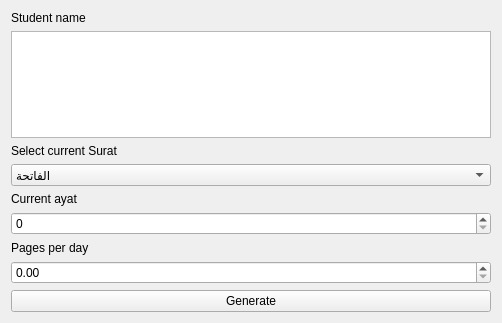
<?xml version="1.0" encoding="UTF-8"?>
<ui version="4.0">
 <class>Form</class>
 <widget class="QWidget" name="Form">
  <property name="geometry">
   <rect>
    <x>0</x>
    <y>0</y>
    <width>502</width>
    <height>323</height>
   </rect>
  </property>
  <property name="windowTitle">
   <string>Form</string>
  </property>
  <layout class="QVBoxLayout" name="verticalLayout">
   <item>
    <widget class="QLabel" name="label">
     <property name="text">
      <string>Student name</string>
     </property>
    </widget>
   </item>
   <item>
    <widget class="QTextEdit" name="textEdit"/>
   </item>
   <item>
    <widget class="QLabel" name="label_2">
     <property name="text">
      <string>Select current Surat</string>
     </property>
    </widget>
   </item>
   <item>
    <widget class="QComboBox" name="comboBox">
     <item>
      <property name="text">
       <string>الفاتحة</string>
      </property>
     </item>
     <item>
      <property name="text">
       <string>البقرة</string>
      </property>
     </item>
     <item>
      <property name="text">
       <string>آل عمران</string>
      </property>
     </item>
     <item>
      <property name="text">
       <string>النساء</string>
      </property>
     </item>
     <item>
      <property name="text">
       <string>المائدة</string>
      </property>
     </item>
     <item>
      <property name="text">
       <string>الأنعام</string>
      </property>
     </item>
     <item>
      <property name="text">
       <string>الأعراف</string>
      </property>
     </item>
     <item>
      <property name="text">
       <string>الأنفال</string>
      </property>
     </item>
     <item>
      <property name="text">
       <string>التوبة</string>
      </property>
     </item>
     <item>
      <property name="text">
       <string>يونس</string>
      </property>
     </item>
     <item>
      <property name="text">
       <string>هود</string>
      </property>
     </item>
     <item>
      <property name="text">
       <string>يوسف</string>
      </property>
     </item>
     <item>
      <property name="text">
       <string>الرعد</string>
      </property>
     </item>
     <item>
      <property name="text">
       <string>إبراهيم</string>
      </property>
     </item>
     <item>
      <property name="text">
       <string>الحجر</string>
      </property>
     </item>
     <item>
      <property name="text">
       <string>النحل</string>
      </property>
     </item>
     <item>
      <property name="text">
       <string>الإسراء</string>
      </property>
     </item>
     <item>
      <property name="text">
       <string>الكهف</string>
      </property>
     </item>
     <item>
      <property name="text">
       <string>مريم</string>
      </property>
     </item>
     <item>
      <property name="text">
       <string>طه</string>
      </property>
     </item>
     <item>
      <property name="text">
       <string>الأنبياء</string>
      </property>
     </item>
     <item>
      <property name="text">
       <string>الحج</string>
      </property>
     </item>
     <item>
      <property name="text">
       <string>المؤمنون</string>
      </property>
     </item>
     <item>
      <property name="text">
       <string>النور</string>
      </property>
     </item>
     <item>
      <property name="text">
       <string>الفرقان</string>
      </property>
     </item>
     <item>
      <property name="text">
       <string>الشعراء</string>
      </property>
     </item>
     <item>
      <property name="text">
       <string>النمل</string>
      </property>
     </item>
     <item>
      <property name="text">
       <string>القصص</string>
      </property>
     </item>
     <item>
      <property name="text">
       <string>العنكبوت</string>
      </property>
     </item>
     <item>
      <property name="text">
       <string>الروم</string>
      </property>
     </item>
     <item>
      <property name="text">
       <string>لقمان</string>
      </property>
     </item>
     <item>
      <property name="text">
       <string>السجدة</string>
      </property>
     </item>
     <item>
      <property name="text">
       <string>الأحزاب</string>
      </property>
     </item>
     <item>
      <property name="text">
       <string>سبأ</string>
      </property>
     </item>
     <item>
      <property name="text">
       <string>فاطر</string>
      </property>
     </item>
     <item>
      <property name="text">
       <string>يس</string>
      </property>
     </item>
     <item>
      <property name="text">
       <string>الصافات</string>
      </property>
     </item>
     <item>
      <property name="text">
       <string>ص</string>
      </property>
     </item>
     <item>
      <property name="text">
       <string>الزمر</string>
      </property>
     </item>
     <item>
      <property name="text">
       <string>غافر</string>
      </property>
     </item>
     <item>
      <property name="text">
       <string>فصلت</string>
      </property>
     </item>
     <item>
      <property name="text">
       <string>الشورى</string>
      </property>
     </item>
     <item>
      <property name="text">
       <string>الزخرف</string>
      </property>
     </item>
     <item>
      <property name="text">
       <string>الدخان</string>
      </property>
     </item>
     <item>
      <property name="text">
       <string>الجاثية</string>
      </property>
     </item>
     <item>
      <property name="text">
       <string>الأحقاف</string>
      </property>
     </item>
     <item>
      <property name="text">
       <string>محمد</string>
      </property>
     </item>
     <item>
      <property name="text">
       <string>الفتح</string>
      </property>
     </item>
     <item>
      <property name="text">
       <string>الحجرات</string>
      </property>
     </item>
     <item>
      <property name="text">
       <string>ق</string>
      </property>
     </item>
     <item>
      <property name="text">
       <string>الذاريات</string>
      </property>
     </item>
     <item>
      <property name="text">
       <string>الطور</string>
      </property>
     </item>
     <item>
      <property name="text">
       <string>النجم</string>
      </property>
     </item>
     <item>
      <property name="text">
       <string>القمر</string>
      </property>
     </item>
     <item>
      <property name="text">
       <string>الرحمن</string>
      </property>
     </item>
     <item>
      <property name="text">
       <string>الواقعة</string>
      </property>
     </item>
     <item>
      <property name="text">
       <string>الحديد</string>
      </property>
     </item>
     <item>
      <property name="text">
       <string>المجادلة</string>
      </property>
     </item>
     <item>
      <property name="text">
       <string>الحشر</string>
      </property>
     </item>
     <item>
      <property name="text">
       <string>الممتحنة</string>
      </property>
     </item>
     <item>
      <property name="text">
       <string>الصف</string>
      </property>
     </item>
     <item>
      <property name="text">
       <string>الجمعة</string>
      </property>
     </item>
     <item>
      <property name="text">
       <string>المنافقون</string>
      </property>
     </item>
     <item>
      <property name="text">
       <string>التغابن</string>
      </property>
     </item>
     <item>
      <property name="text">
       <string>الطلاق</string>
      </property>
     </item>
     <item>
      <property name="text">
       <string>التحريم</string>
      </property>
     </item>
     <item>
      <property name="text">
       <string>الملك</string>
      </property>
     </item>
     <item>
      <property name="text">
       <string>القلم</string>
      </property>
     </item>
     <item>
      <property name="text">
       <string>الحاقة</string>
      </property>
     </item>
     <item>
      <property name="text">
       <string>المعارج</string>
      </property>
     </item>
     <item>
      <property name="text">
       <string>نوح</string>
      </property>
     </item>
     <item>
      <property name="text">
       <string>الجن</string>
      </property>
     </item>
     <item>
      <property name="text">
       <string>المزمل</string>
      </property>
     </item>
     <item>
      <property name="text">
       <string>المدثر</string>
      </property>
     </item>
     <item>
      <property name="text">
       <string>القيامة</string>
      </property>
     </item>
     <item>
      <property name="text">
       <string>الإنسان</string>
      </property>
     </item>
     <item>
      <property name="text">
       <string>المرسلات</string>
      </property>
     </item>
     <item>
      <property name="text">
       <string>النبأ</string>
      </property>
     </item>
     <item>
      <property name="text">
       <string>النازعات</string>
      </property>
     </item>
     <item>
      <property name="text">
       <string>عبس</string>
      </property>
     </item>
     <item>
      <property name="text">
       <string>التكوير</string>
      </property>
     </item>
     <item>
      <property name="text">
       <string>الإنفطار</string>
      </property>
     </item>
     <item>
      <property name="text">
       <string>المطففين</string>
      </property>
     </item>
     <item>
      <property name="text">
       <string>الانشقاق</string>
      </property>
     </item>
     <item>
      <property name="text">
       <string>البروج</string>
      </property>
     </item>
     <item>
      <property name="text">
       <string>الطارق</string>
      </property>
     </item>
     <item>
      <property name="text">
       <string>الأعلى</string>
      </property>
     </item>
     <item>
      <property name="text">
       <string>الغاشية</string>
      </property>
     </item>
     <item>
      <property name="text">
       <string>الفجر</string>
      </property>
     </item>
     <item>
      <property name="text">
       <string>البلد</string>
      </property>
     </item>
     <item>
      <property name="text">
       <string>الشمس</string>
      </property>
     </item>
     <item>
      <property name="text">
       <string>الليل</string>
      </property>
     </item>
     <item>
      <property name="text">
       <string>الضحى</string>
      </property>
     </item>
     <item>
      <property name="text">
       <string>الشرح</string>
      </property>
     </item>
     <item>
      <property name="text">
       <string>التين</string>
      </property>
     </item>
     <item>
      <property name="text">
       <string>العلق</string>
      </property>
     </item>
     <item>
      <property name="text">
       <string>القدر</string>
      </property>
     </item>
     <item>
      <property name="text">
       <string>البينة</string>
      </property>
     </item>
     <item>
      <property name="text">
       <string>الزلزلة</string>
      </property>
     </item>
     <item>
      <property name="text">
       <string>العاديات</string>
      </property>
     </item>
     <item>
      <property name="text">
       <string>القارعة</string>
      </property>
     </item>
     <item>
      <property name="text">
       <string>التكاثر</string>
      </property>
     </item>
     <item>
      <property name="text">
       <string>العصر</string>
      </property>
     </item>
     <item>
      <property name="text">
       <string>الهمزة</string>
      </property>
     </item>
     <item>
      <property name="text">
       <string>الفيل</string>
      </property>
     </item>
     <item>
      <property name="text">
       <string>قريش</string>
      </property>
     </item>
     <item>
      <property name="text">
       <string>الماعون</string>
      </property>
     </item>
     <item>
      <property name="text">
       <string>الكوثر</string>
      </property>
     </item>
     <item>
      <property name="text">
       <string>الكافرون</string>
      </property>
     </item>
     <item>
      <property name="text">
       <string>النصر</string>
      </property>
     </item>
     <item>
      <property name="text">
       <string>المسد</string>
      </property>
     </item>
     <item>
      <property name="text">
       <string>الإخلاص</string>
      </property>
     </item>
     <item>
      <property name="text">
       <string>الفلق</string>
      </property>
     </item>
     <item>
      <property name="text">
       <string>الناس</string>
      </property>
     </item>
    </widget>
   </item>
   <item>
    <widget class="QLabel" name="label_3">
     <property name="text">
      <string>Current ayat</string>
     </property>
    </widget>
   </item>
   <item>
    <widget class="QSpinBox" name="spinBox"/>
   </item>
   <item>
    <widget class="QLabel" name="label_4">
     <property name="text">
      <string>Pages per day</string>
     </property>
    </widget>
   </item>
   <item>
    <widget class="QDoubleSpinBox" name="doubleSpinBox"/>
   </item>
   <item>
    <widget class="QPushButton" name="pushButton">
     <property name="text">
      <string>Generate</string>
     </property>
    </widget>
   </item>
  </layout>
 </widget>
 <resources/>
 <connections/>
</ui>
